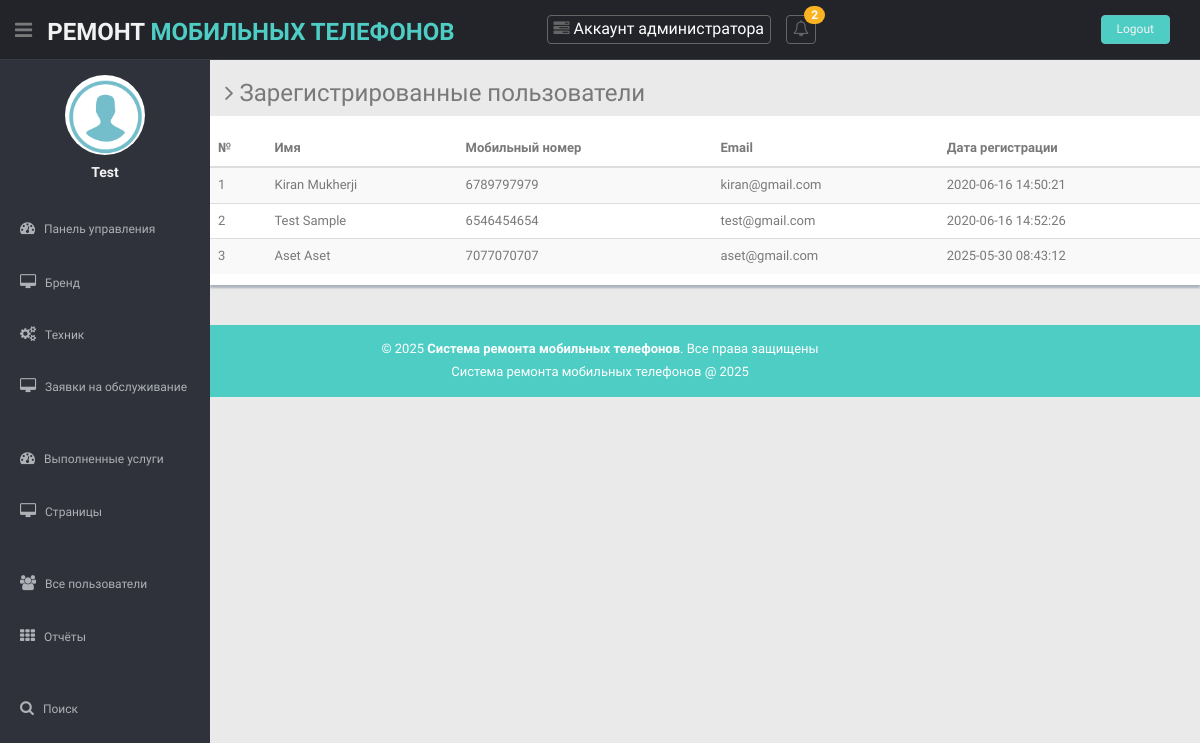
The app's page /admin/reg-users.php (signed in) with its own data.
### tables this page shows
CREATE TABLE IF NOT EXISTS `tbluser` (
  `ID` int NOT NULL AUTO_INCREMENT,
  `FirstName` varchar(200) DEFAULT NULL,
  `LastName` varchar(200) DEFAULT NULL,
  `MobileNumber` bigint DEFAULT NULL,
  `Email` varchar(200) DEFAULT NULL,
  `Password` varchar(200) DEFAULT NULL,
  `RegDate` timestamp NULL DEFAULT CURRENT_TIMESTAMP,
  PRIMARY KEY (`ID`)
);

### admin/reg-users.php (the view, shortened to what this page needs)
<?php
include('includes/dbconnection.php');
if (strlen($_SESSION['acrsaid']==0)) {
  header('location:logout.php');
  } else{
?>
<!DOCTYPE html>
<html lang="en">
<head>
  <link href="../lib/bootstrap/css/bootstrap.min.css" rel="stylesheet">
  <link href="../lib/font-awesome/css/font-awesome.css" rel="stylesheet" />
  <link href="../lib/advanced-datatable/css/demo_page.css" rel="stylesheet" />
  <link href="../lib/advanced-datatable/css/demo_table.css" rel="stylesheet" />
  <link rel="stylesheet" href="../lib/advanced-datatable/css/DT_bootstrap.css" />
  <link href="../css/style.css" rel="stylesheet">
  <link href="../css/style-responsive.css" rel="stylesheet">
</head>
<body>
  <section id="container">
   <?php include_once('includes/header.php');?>
  <?php include_once('includes/sidebar.php');?>
    <section id="main-content">
      <section class="wrapper">
        <h3><i class="fa fa-angle-right"></i> Зарегистрированные пользователи</h3>
        <div class="row mb">
          <div class="content-panel">
            <div class="adv-table">
          <table class="table table-striped table-advance table-hover">
          <thead>
            <tr>
              <th>№</th>
              <th>Имя</th>
              <th>Мобильный номер</th>
              <th>Email</th>
              <th>Дата регистрации</th>
                  </tr>
                </thead>
                <tbody>
                  <?php
$ret=mysqli_query($con,"select * from tbluser");
$cnt=1;
while ($row=mysqli_fetch_array($ret)) {
?>
                  <tr class="gradeX">
                    <td><?php echo $cnt;?></td>
                    <td><?php  echo $row['FirstName'];?> <?php  echo $row['LastName'];?></td>
                    <td><?php  echo $row['MobileNumber'];?></td>
                    <td><?php  echo $row['Email'];?></td>
                    <td><?php  echo $row['RegDate'];?></td>
                  </tr>
                  <?php
$cnt=$cnt+1;
}?>
                </tbody>
              </table>
            </div>
          </div>
        </div>
      </section>
    </section>
<?php include_once('includes/footer.php');?>
  </section>
</body>
</html>
<?php  } ?>

### admin/includes/sidebar.php (shortened to what this page needs)
<aside>
      <div id="sidebar" class="nav-collapse ">
        <ul class="sidebar-menu" id="nav-accordion">
          <p class="centered"><a href="profile.html"><img src="images/images.png" class="img-circle" width="80"></a></p>
          <?php
$aid=$_SESSION['acrsaid'];
$ret=mysqli_query($con,"select * from tbladmin where ID='$aid'");
while ($row=mysqli_fetch_array($ret)) {
?>
          <h5 class="centered"><?php  echo $row['AdminName'];?></h5><?php } ?>
          <li class="mt">
            <a  href="dashboard.php">
              <i class="fa fa-dashboard"></i>
                <span>Панель управления</span>
              </a>
          </li>
            <li class="sub-menu">
            <a href="javascript:;">
              <i class="fa fa-desktop"></i>
              <span>Бренд</span>
              </a>
            </li>
            <li class="sub-menu">
            <a href="javascript:;">
              <i class="fa fa-cogs"></i>
              <span>Техник</span>
              </a>
            </li>
          <li class="sub-menu dcjq-parent-li">
            <a href="javascript:;" class="dcjq-parent">
              <i class="fa fa-desktop"></i>
              <span>Заявки на обслуживание</span>
              <span class="dcjq-icon"></span></a>
            </li>
            <li class="mt">
            <a href="completed-servicebytech.php">
              <i class="fa fa-dashboard"></i>
              <span>Выполненные услуги</span>
              </a>
            </li>
            <li class="sub-menu dcjq-parent-li">
            <a href="javascript:;" class="dcjq-parent">
              <i class="fa fa-desktop"></i>
              <span>Страницы</span>
              <span class="dcjq-icon"></span></a>
            </li>
             <li class="mt">
            <a href="reg-users.php">
              <i class="fa fa-users"></i>
              <span>Все пользователи</span>
              </a>
            </li>
            <li class="sub-menu">
            <a href="javascript:;">
              <i class="fa fa-th"></i>
              <span>Отчёты</span>
              </a>
            </li>
             <li class="mt">
            <a href="search.php">
              <i class="fa fa-search"></i>
              <span>Поиск</span>
              </a>
          </li>
        </ul>
      </div>
    </aside>

### css/style.css (style rules this page uses)
body { color: #797979; background: #eaeaea; font-family: 'Ruda', sans-serif; padding: 0px !important; margin: 0px !important; font-size:13px; }
ul li { list-style: none; }
a, a:hover, a:focus { text-decoration: none; outline: none; }
#container { width: 100%; height: 100%; }
.centered { text-align: center; }
.mt { margin-top: 25px; }
.mb { margin-bottom: 25px; }
#sidebar { width: 210px; height: 100%; position: fixed; background: #2f323a; }
#sidebar h5 { color: #f2f2f2; font-weight: 700; }
#sidebar ul li { position: relative; }
ul.sidebar-menu , ul.sidebar-menu li ul.sub { margin: -2px 0 0; padding: 0; }
ul.sidebar-menu { margin-top: 75px; }
ul.sidebar-menu li { margin-bottom: 5px; margin-left:10px; margin-right:10px; }
ul.sidebar-menu li.sub-menu { line-height: 15px; }
ul.sidebar-menu li a span { display: inline-block; }
ul.sidebar-menu li a { color: #aeb2b7; text-decoration: none; display: block; padding: 15px 0 15px 10px; font-size: 12px; outline: none; -webkit-transition: all 0.3s ease; -moz-transition: all 0.3s ease; -o-transition: all 0.3s ease; -ms-transition: all 0.3s ease; transition: all 0.3s ease; }
ul.sidebar-menu li a i { font-size: 15px; padding-right: 6px; }
#main-content { margin-left: 210px; }
.wrapper { display: inline-block; margin-top: 60px; padding-left: 15px; padding-right: 15px; padding-bottom: 15px; padding-top: 0px; width: 100%; }
.content-panel { background: #ffffff; box-shadow: 0px 3px 2px #aab2bd; padding-top: 15px; padding-bottom: 5px; }

### records on screen
tbluser: FirstName "Kiran", LastName "Mukherji", MobileNumber "6789797979", Email "kiran@gmail.com", RegDate "2020-06-16 14:50:21"
tbluser: FirstName "Test", LastName "Sample", MobileNumber "6546454654", Email "test@gmail.com", RegDate "2020-06-16 14:52:26"
tbluser: FirstName "Aset", LastName "Aset", MobileNumber "7077070707", Email "aset@gmail.com", RegDate "2025-05-30 08:43:12"

### other values on screen
$num "2"
$row['AdminName'] "Test"
